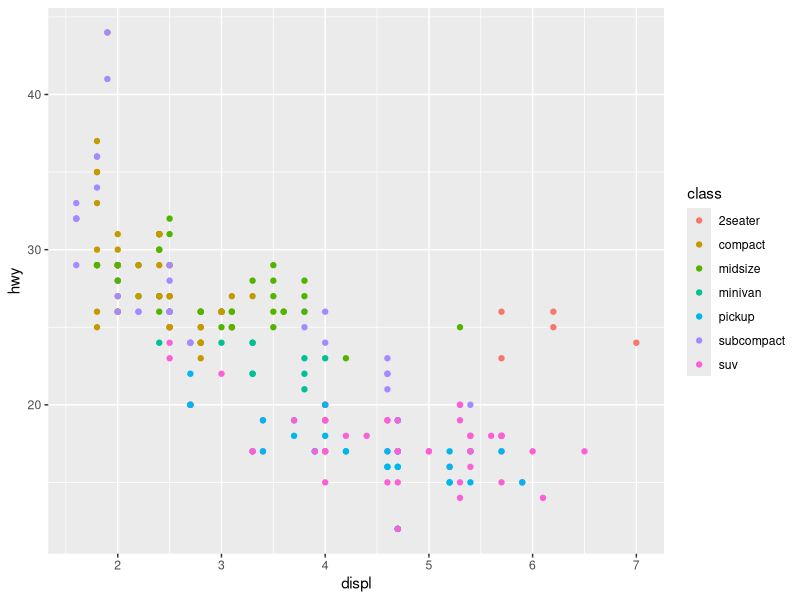
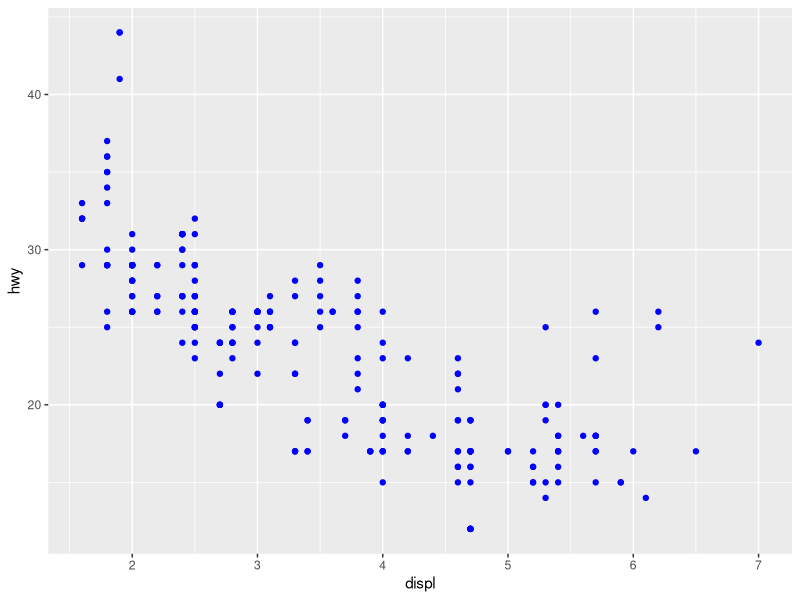
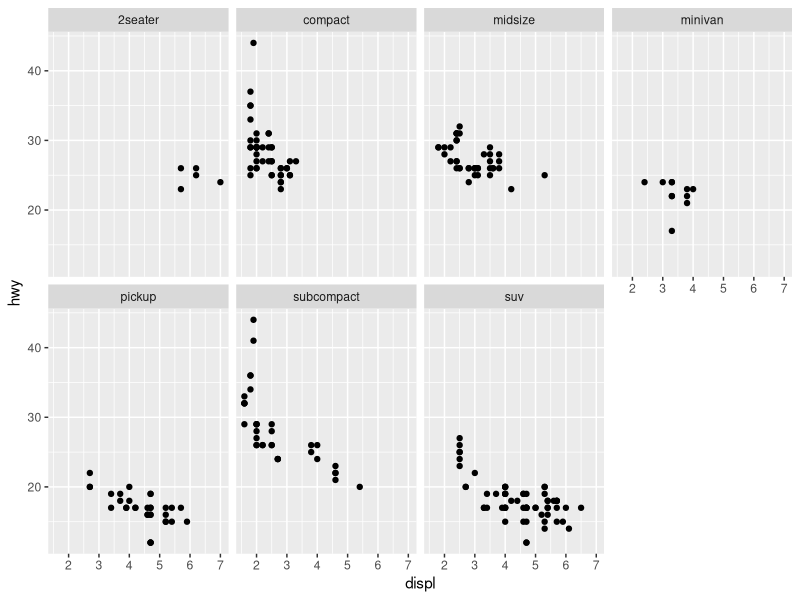
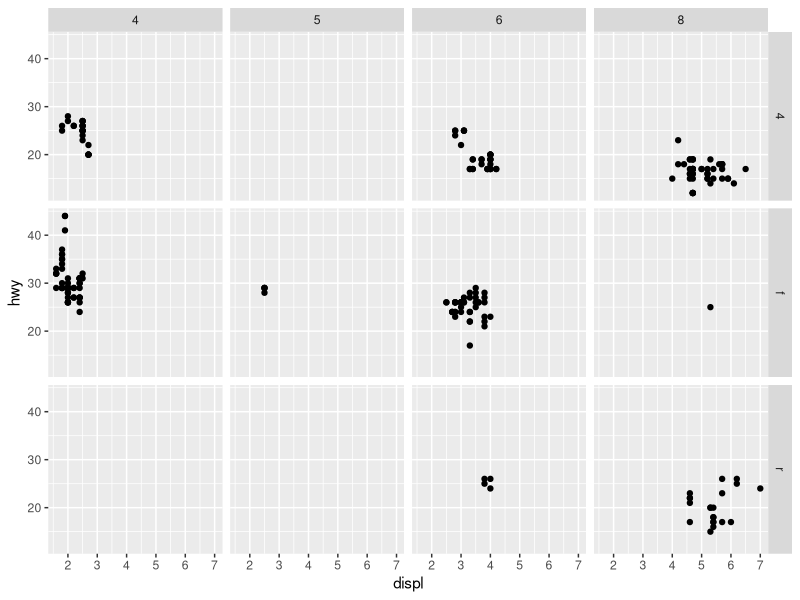
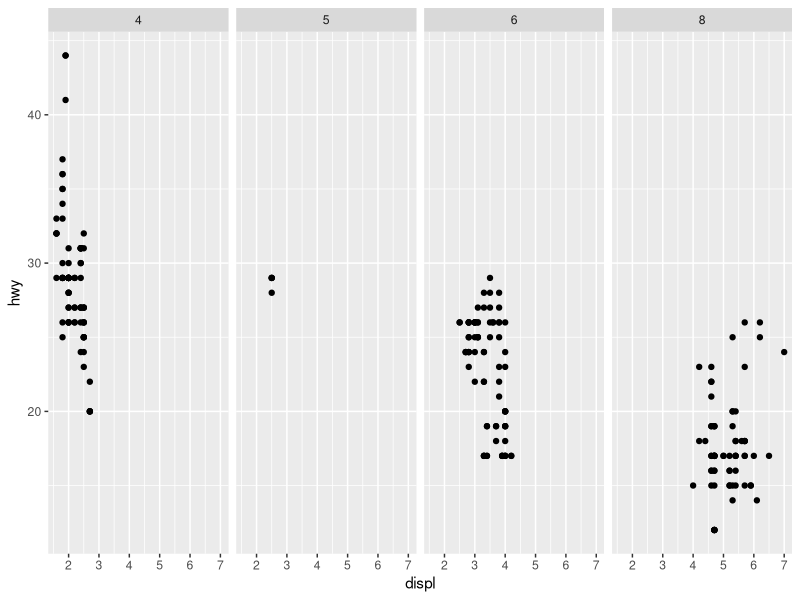
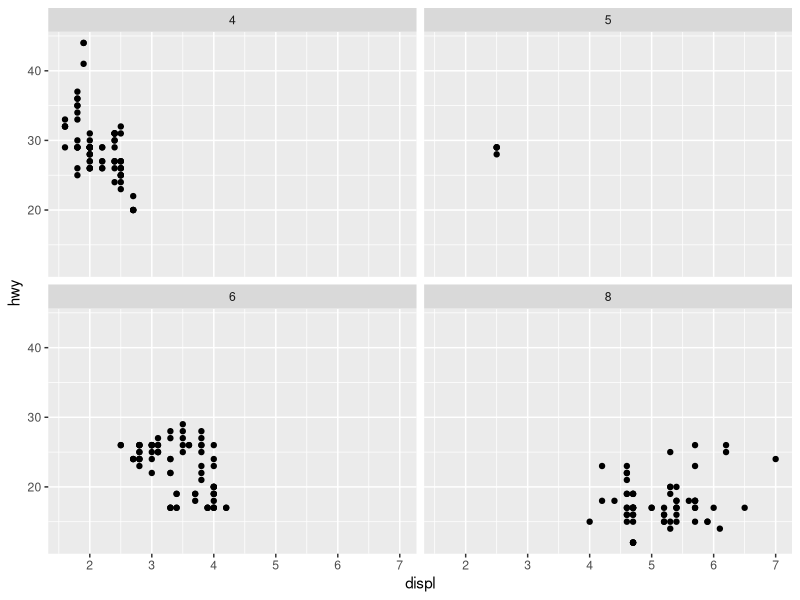
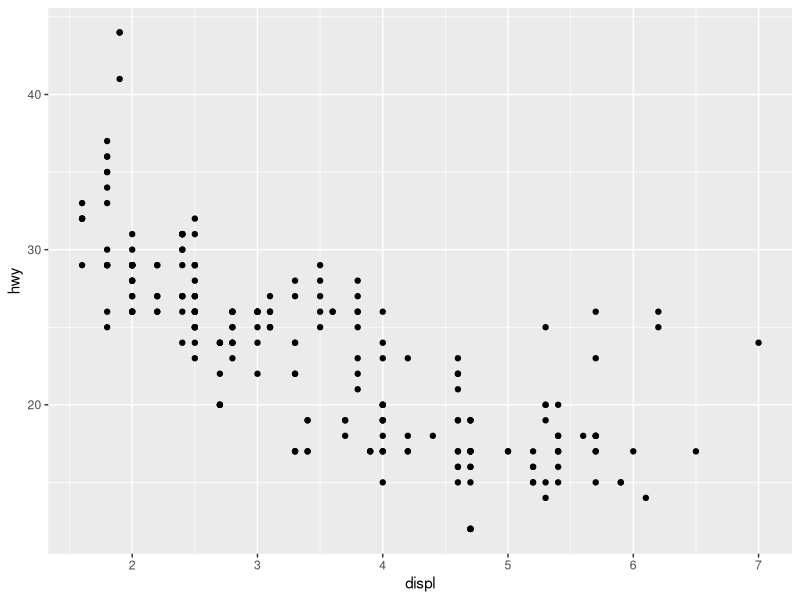
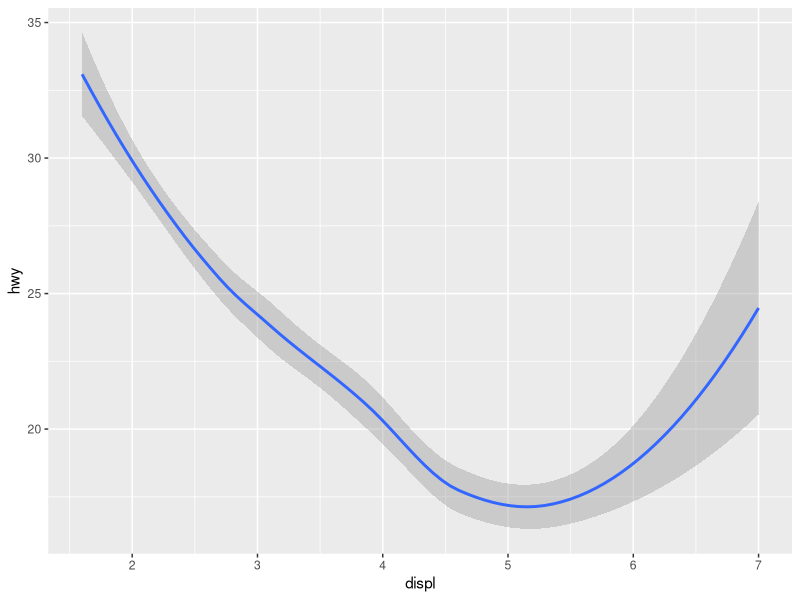

The R source for these figures, in order:
## ---- chunk 1
knitr::opts_chunk$set(echo = FALSE)
## ---- chunk 2
library(tidyverse)

# Engine size vs fuel efficiency
ggplot(data = mpg) +
  geom_point(mapping = aes(x=displ,y=hwy,color=class))
# cars with big engines use more fuel
# besides color there is alpha, size and shape
## ---- chunk 3
# All points same color, 'color' must be outside mapping
ggplot(data = mpg) +
  geom_point(mapping = aes(x=displ,y=hwy),color='blue')
## ---- chunk 4
# Same plor for every class
ggplot(data = mpg) + 
  geom_point(mapping = aes(x = displ, y = hwy)) + 
  facet_wrap(~ class, nrow = 2)
## ---- chunk 5
# Facet combination of two variables (discret)
ggplot(data = mpg) +
  geom_point(mapping = aes(x=displ,y=hwy)) +
  facet_grid(drv~cyl)
# Graph for each cyl and drv
## ---- chunk 6
# Face against one variable only (also discrete)
ggplot(data = mpg) +
  geom_point(mapping = aes(x=displ,y=hwy)) +
  facet_grid(.~cyl)
## ---- chunk 7
# Face wrap allows to use same axis for stacked plots
ggplot(data = mpg) + 
  geom_point(mapping = aes(x = displ, y = hwy)) + 
  facet_wrap(~ cyl, nrow = 2)
## ---- chunk 8
ggplot(data = mpg)+
  geom_point(mapping = aes(x=displ,y=hwy))
## ---- chunk 9
# Same plot as before but with different geom
ggplot(data = mpg)+
  geom_smooth(mapping = aes(x=displ,y=hwy))
## ---- chunk 10
# Two geoms in the same graph with local mapping
ggplot(data = mpg)+
  geom_smooth(mapping = aes(x=displ,y=hwy,linetype=drv,color=drv))+
  geom_point(mapping = aes(x=displ,y=hwy,color=drv))
## ---- chunk 11
# Same result using 'group' as 'linetype' but better
ggplot(data = mpg)+
  geom_smooth(mapping = aes(x=displ,y=hwy,group=drv,color=drv))
## ---- chunk 12
# Two geoms again with improvement
# To avoid code duplication, pass mapping to ggplot(), it will treat it as global
ggplot(data = mpg, mapping = aes(x=displ,y=hwy))+
  geom_point()+
  geom_smooth()
## ---- chunk 13
# Display different aesthetics in different layers
ggplot(data = mpg,mapping = aes(x=displ,y=hwy))+
  geom_point(mapping = aes(color=class))+
  geom_smooth()
## ---- chunk 14
# Same idea as before but with different data
ggplot(data = mpg,mapping = aes(x=displ,y=hwy))+
  geom_point(mapping = aes(color=class))+
  geom_smooth(data = filter(mpg, class=='subcompact'),se = F)
## ---- chunk 15
# Custom plot from exercises in book
ggplot(data = mpg, mapping = aes(x=displ,y=hwy))+
  geom_point(mapping = aes(color=drv))+
  geom_smooth(mapping = aes(linetype=drv),se = F)
## ---- chunk 16
# Using the diamonds dataset that comes with ggplot
ggplot(data = diamonds)+
  geom_bar(mapping = aes(x=cut))
## ---- chunk 17
# Can use geoms and stats interchangeably
# sasme plot with stat_count
ggplot(data = diamonds)+
  stat_count(mapping = aes(x=cut))
# every stat has a default geom and viceversa
## ---- chunk 18
# bar chart where the height is already present in the data
# change the stat from default (count) to identity
demo <- tribble(
  ~cut,         ~freq,
  "Fair",       1610,
  "Good",       4906,
  "Very Good",  12082,
  "Premium",    13791,
  "Ideal",      21551
)

ggplot(data = demo)+
  geom_bar(mapping = aes(x=cut,y=freq),stat = 'identity')
## ---- chunk 19
# override default aesthetics to proportion rather than count
ggplot(data = diamonds)+
  geom_bar(mapping = aes(x=cut,y=..prop..,group=1))
## ---- chunk 20
# summarise y values for each unique x value
ggplot(data = diamonds)+
  stat_summary(
    mapping = aes(x=cut,y=depth),
    fun.ymin = min,
    fun.ymax = max,
    fun.y = median
  )

## ---- chunk 21
# geom col is used also when the height of the bar is already present in the data set
ggplot(data = demo)+
geom_col(mapping = aes(x=cut,y=freq))
## ---- chunk 22
# color contour of plot
ggplot(data = diamonds)+
  geom_bar(mapping = aes(x=cut,color=cut))
## ---- chunk 23
# fill bars with color
ggplot(data = diamonds)+
  geom_bar(mapping = aes(x=cut,fill=cut))
## ---- chunk 24
# map the fill aesthetic to another variable different that the one being counted
ggplot(data = diamonds)+
  geom_bar(mapping = aes(x=cut,fill=clarity))
## ---- chunk 25
# using position='identity' needs transparency
ggplot(data = diamonds,mapping = aes(x=cut,fill=clarity))+
  geom_bar(alpha=1/5, position = 'identity')
## ---- chunk 26
# or no fill
ggplot(data = diamonds,mapping = aes(x=cut,color=clarity))+
  geom_bar(fill=NA,position = 'identity')
## ---- chunk 27
# position='fill' allows for stacked bars with same height, making it easier to compare proportions
ggplot(data = diamonds)+
  geom_bar(mapping = aes(x=cut,fill=clarity),position='fill')
## ---- chunk 28
# positon='dogde' places overlapping objects directly beside one another
ggplot(data = diamonds)+
  geom_bar(mapping = aes(x=cut,fill=clarity),position='dodge')
## ---- chunk 29
# Lastly, for overcoming the problem of overplotting in a scatterplot, it can be used position='jitter' to add a small amout of random noise to each point
ggplot(data = mpg)+
  geom_point(mapping = aes(x=displ,y=hwy),position = 'jitter')
# Allows for more revealing plots in large scale
## ---- chunk 30
# Default boxplot, discrete vs continous
ggplot(data = mpg,mapping = aes(x=class,y=hwy))+
  geom_boxplot()
## ---- chunk 31
# Flip coordinate system
ggplot(data = mpg,mapping = aes(x=class,y=hwy))+
  geom_boxplot()+
  coord_flip()
## ---- chunk 32
# Quick glance at spatial data
nz <- map_data('nz')

ggplot(data = nz,mapping = aes(x = long,y=lat,group=group))+
  geom_polygon(fill='white',color='black')
## ---- chunk 33
# coord_quickmap sets the aspect ratio correctly
# plus add colors

ggplot(data = nz,mapping = aes(x = long,y=lat,group=group))+
  geom_polygon(fill=nz$group,color='black') +
  coord_quickmap()
